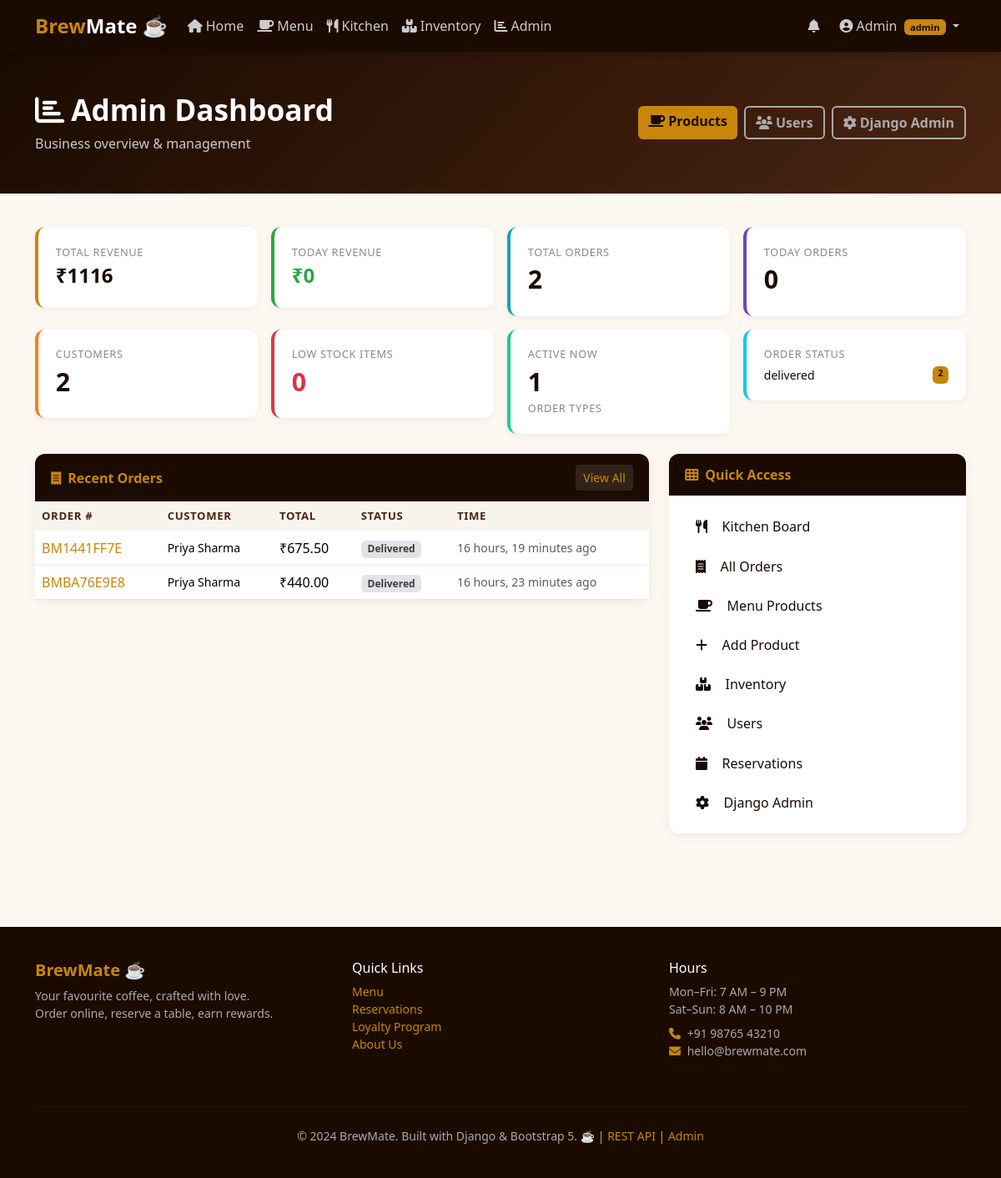
Screenshot of /admin-panel/ (signed in) with the database file from the repository.
### coffee/models.py (models this page shows, shortened)
class User(AbstractBaseUser, PermissionsMixin):
    ROLES = [
        ('customer', 'Customer'),
        ('staff',    'Staff'),
        ('admin',    'Admin'),
    ]
    email       = models.EmailField(unique=True, db_index=True)
    first_name  = models.CharField(max_length=50, default='')
    last_name   = models.CharField(max_length=50, blank=True, default='')
    phone       = models.CharField(max_length=15, blank=True, default='')
    role        = models.CharField(max_length=10, choices=ROLES,
                                   default='customer', db_index=True)
    avatar      = models.ImageField(upload_to='avatars/',
                                    blank=True, null=True, default=None)
    is_active   = models.BooleanField(default=True)
    is_staff    = models.BooleanField(default=False)
    date_joined = models.DateTimeField(default=timezone.now)
    USERNAME_FIELD  = 'email'
    REQUIRED_FIELDS = ['first_name']
    objects         = UserManager()
    class Meta:
        db_table = 'coffee_user'
    def get_full_name(self):
        return f'{self.first_name} {self.last_name}'.strip()

class Order(models.Model):
    STATUS = [
        ('pending',   'Pending'),
        ('confirmed', 'Confirmed'),
        ('preparing', 'Preparing'),
        ('ready',     'Ready'),
        ('delivered', 'Delivered'),
        ('cancelled', 'Cancelled'),
    ]
    ORDER_TYPE = [
        ('dine_in',  'Dine In'),
        ('takeaway', 'Takeaway'),
        ('delivery', 'Delivery'),
    ]
    order_number   = models.CharField(max_length=12, unique=True,
                                      blank=True, default='')
    user           = models.ForeignKey(
        User, on_delete=models.PROTECT, related_name='orders'
    )
    table          = models.ForeignKey(
        ShopTable, on_delete=models.SET_NULL,
        null=True, blank=True, default=None
    )
    order_type     = models.CharField(max_length=10, choices=ORDER_TYPE,
                                      default='dine_in')
    status         = models.CharField(max_length=15, choices=STATUS,
                                      default='pending', db_index=True)
    subtotal       = models.DecimalField(max_digits=10, decimal_places=2,
                                         default=Decimal('0.00'))
    discount       = models.DecimalField(max_digits=10, decimal_places=2,
                                         default=Decimal('0.00'))
    total          = models.DecimalField(max_digits=10, decimal_places=2,
                                         default=Decimal('0.00'))
    loyalty_used   = models.PositiveIntegerField(default=0)
    special_notes  = models.TextField(blank=True, default='')
    estimated_time = models.PositiveIntegerField(default=10)
    created_at     = models.DateTimeField(auto_now_add=True, db_index=True)
    updated_at     = models.DateTimeField(auto_now=True)
    class Meta:
        db_table = 'coffee_order'
        ordering = ['-created_at']

### coffee/views.py (the view)
# urls.py: path('admin-panel/',                   views.admin_home,            name='admin_home'),
@login_required
@role_required('admin')
def admin_home(request):
    today  = timezone.now().date()
    orders = Order.objects.all()
    return render(request, 'coffee/admin_home.html', {
        'total_revenue': orders.aggregate(r=Sum('total'))['r'] or 0,
        'today_revenue': orders.filter(
            created_at__date=today).aggregate(r=Sum('total'))['r'] or 0,
        'total_orders':  orders.count(),
        'today_orders':  orders.filter(created_at__date=today).count(),
        'total_users':   User.objects.filter(role='customer').count(),
        'low_stock':     Inventory.objects.filter(stock_quantity__lte=10).count(),
        'recent_orders': orders.select_related('user').order_by('-created_at')[:10],
        'status_stats':  orders.values('status').annotate(count=Count('id')),
    })

### coffee/context_processors.py (called while the page is built)
def global_context(request):
    cart_count  = 0
    notif_count = 0
    if request.user.is_authenticated:
        try:
            cart_count = Cart.objects.get(user=request.user).item_count
        except Cart.DoesNotExist:
            pass
        notif_count = Notification.objects.filter(
            user=request.user, is_read=False
        ).count()
    return {'cart_count': cart_count, 'notif_count': notif_count}

### coffee/templates/coffee/admin_home.html (shortened to what this page needs)
{% extends 'coffee/base.html' %}
{% block content %}
<div class="page-hero">
  <div class="container d-flex justify-content-between align-items-center flex-wrap gap-3">
    <div><h1><i class="fa fa-chart-bar me-2"></i>Admin Dashboard</h1><p class="mb-0" style="color:#ccc">Business overview & management</p></div>
    <div class="d-flex gap-2 flex-wrap">
      <a href="{% url 'admin_products' %}" class="btn btn-brew"><i class="fa fa-coffee me-1"></i>Products</a>
      <a href="{% url 'admin_users' %}" class="btn btn-brew-outline" style="border-color:#aaa;color:#aaa"><i class="fa fa-users me-1"></i>Users</a>
      <a href="/admin/" class="btn btn-brew-outline" style="border-color:#aaa;color:#aaa" target="_blank"><i class="fa fa-cog me-1"></i>Django Admin</a>
    </div>
  </div>
</div>
<div class="container pb-5">
  <div class="row g-3 mb-4">
    <div class="col-6 col-md-3"><div class="stat-card"><div class="stat-label">Total Revenue</div><div class="stat-value" style="font-size:1.5rem">₹{{ total_revenue|floatformat:0 }}</div></div></div>
    <div class="col-6 col-md-3"><div class="stat-card" style="border-color:#28a745"><div class="stat-label">Today Revenue</div><div class="stat-value" style="font-size:1.5rem;color:#28a745">₹{{ today_revenue|floatformat:0 }}</div></div></div>
    <div class="col-6 col-md-3"><div class="stat-card" style="border-color:#17a2b8"><div class="stat-label">Total Orders</div><div class="stat-value">{{ total_orders }}</div></div></div>
    <div class="col-6 col-md-3"><div class="stat-card" style="border-color:#6f42c1"><div class="stat-label">Today Orders</div><div class="stat-value">{{ today_orders }}</div></div></div>
    <div class="col-6 col-md-3"><div class="stat-card" style="border-color:#fd7e14"><div class="stat-label">Customers</div><div class="stat-value">{{ total_users }}</div></div></div>
    <div class="col-6 col-md-3"><div class="stat-card" style="border-color:#dc3545"><div class="stat-label">Low Stock Items</div><div class="stat-value" style="color:#dc3545">{{ low_stock }}</div></div></div>
    <div class="col-6 col-md-3"><div class="stat-card" style="border-color:#20c997"><div class="stat-label">Active Now</div><div class="stat-value">{{ status_stats|length }}</div><div class="stat-label">Order types</div></div></div>
    <div class="col-6 col-md-3">
      <div class="stat-card" style="border-color:#0dcaf0">
        <div class="stat-label">Order Status</div>
        {% for stat in status_stats %}
        <div class="d-flex justify-content-between small mt-1">
          <span>{{ stat.status }}</span><span class="badge" style="background:var(--brew-gold);color:var(--brew-dark)">{{ stat.count }}</span>
        </div>
        {% endfor %}
      </div>
    </div>
  </div>
  <div class="row g-4">
    <div class="col-lg-8">
      <div class="card">
        <div class="card-header-brew d-flex justify-content-between align-items-center">
          <span><i class="fa fa-receipt me-2"></i>Recent Orders</span>
          <a href="{% url 'staff_orders' %}" class="btn btn-sm" style="background:rgba(255,255,255,.1);color:var(--brew-gold)">View All</a>
        </div>
        <div class="card-body p-0">
          <div class="table-responsive">
            <table class="table mb-0">
              <thead><tr><th>Order #</th><th>Customer</th><th>Total</th><th>Status</th><th>Time</th></tr></thead>
              <tbody>
                {% for order in recent_orders %}
                <tr>
                  <td><a href="{% url 'order_detail' order.pk %}" class="fw-700" style="color:var(--brew-gold);text-decoration:none">{{ order.order_number }}</a></td>
                  <td class="small">{{ order.user.get_full_name }}</td>
                  <td class="fw-700">₹{{ order.total }}</td>
                  <td><span class="badge badge-{{ order.status }}">{{ order.get_status_display }}</span></td>
                  <td class="small text-muted">{{ order.created_at|timesince }} ago</td>
                </tr>
                {% endfor %}
              </tbody>
            </table>
          </div>
        </div>
      </div>
    </div>
    <div class="col-lg-4">
      <div class="card">
        <div class="card-header-brew"><i class="fa fa-th me-2"></i>Quick Access</div>
        <div class="card-body">
          <div class="sidebar-menu d-flex flex-column gap-1">
            <a href="{% url 'staff_home' %}"><i class="fa fa-utensils me-2"></i>Kitchen Board</a>
            <a href="{% url 'staff_orders' %}"><i class="fa fa-receipt me-2"></i>All Orders</a>
            <a href="{% url 'admin_products' %}"><i class="fa fa-coffee me-2"></i>Menu Products</a>
            <a href="{% url 'admin_add_product' %}"><i class="fa fa-plus me-2"></i>Add Product</a>
            <a href="{% url 'inventory' %}"><i class="fa fa-boxes me-2"></i>Inventory</a>
            <a href="{% url 'admin_users' %}"><i class="fa fa-users me-2"></i>Users</a>
            <a href="{% url 'admin_reservations' %}"><i class="fa fa-calendar me-2"></i>Reservations</a>
            <a href="/admin/" target="_blank"><i class="fa fa-cog me-2"></i>Django Admin</a>
          </div>
        </div>
      </div>
    </div>
  </div>
</div>
{% endblock %}

### coffee/templates/coffee/base.html (shortened to what this page needs)
<!DOCTYPE html>
<html lang="en">
<head>
  <link href="https://cdn.jsdelivr.net/npm/bootstrap@5.3.2/dist/css/bootstrap.min.css" rel="stylesheet">
  <link href="https://cdnjs.cloudflare.com/ajax/libs/font-awesome/6.4.0/css/all.min.css" rel="stylesheet">
</head>
<body>
{% if user.is_authenticated %}
<nav class="navbar navbar-expand-lg sticky-top">
  <div class="container">
    <a class="navbar-brand" href="{% url 'home' %}">Brew<span>Mate</span> ☕</a>
    <div class="collapse navbar-collapse" id="navMain">
      <ul class="navbar-nav me-auto">
        <li class="nav-item"><a class="nav-link" href="{% url 'home' %}"><i class="fa fa-home me-1"></i>Home</a></li>
        <li class="nav-item"><a class="nav-link" href="{% url 'menu' %}"><i class="fa fa-coffee me-1"></i>Menu</a></li>
        {% if user.role in 'staff admin' %}
        <li class="nav-item"><a class="nav-link" href="{% url 'staff_home' %}"><i class="fa fa-utensils me-1"></i>Kitchen</a></li>
        <li class="nav-item"><a class="nav-link" href="{% url 'inventory' %}"><i class="fa fa-boxes me-1"></i>Inventory</a></li>
        {% endif %}
        {% if user.role == 'admin' %}
        <li class="nav-item"><a class="nav-link" href="{% url 'admin_home' %}"><i class="fa fa-chart-bar me-1"></i>Admin</a></li>
        {% endif %}
      </ul>
      <ul class="navbar-nav align-items-center gap-2">
        <li class="nav-item">
          <a class="nav-link" href="{% url 'notifications' %}">
            <i class="fa fa-bell"></i>
          </a>
        </li>
        <li class="nav-item dropdown">
          <a class="nav-link dropdown-toggle" href="#" data-bs-toggle="dropdown">
            <i class="fa fa-user-circle me-1"></i>{{ user.first_name }}
            <span class="badge ms-1" style="background:var(--brew-gold);color:var(--brew-dark);font-size:.7rem">{{ user.role }}</span>
          </a>
        </li>
      </ul>
    </div>
  </div>
</nav>
{% endif %}
{% block content %}{% endblock %}
<footer>
  <div class="container">
    <div class="row">
      <div class="col-md-4 mb-3">
        <h5 style="color:var(--brew-gold);font-weight:800">BrewMate ☕</h5>
        <p class="small mt-2">Your favourite coffee, crafted with love.<br>Order online, reserve a table, earn rewards.</p>
      </div>
      <div class="col-md-4 mb-3">
        <h6 style="color:#fff">Quick Links</h6>
        <ul class="list-unstyled small mt-2">
          <li><a href="{% url 'menu' %}">Menu</a></li>
          <li><a href="{% url 'reservation' %}">Reservations</a></li>
          <li><a href="{% url 'loyalty' %}">Loyalty Program</a></li>
          <li><a href="{% url 'about' %}">About Us</a></li>
        </ul>
      </div>
      <div class="col-md-4 mb-3">
        <h6 style="color:#fff">Hours</h6>
        <ul class="list-unstyled small mt-2">
          <li>Mon–Fri: 7 AM – 9 PM</li>
          <li>Sat–Sun: 8 AM – 10 PM</li>
          <li class="mt-2"><i class="fa fa-phone me-1" style="color:var(--brew-gold)"></i> +91 98765 43210</li>
          <li><i class="fa fa-envelope me-1" style="color:var(--brew-gold)"></i> hello@brewmate.com</li>
        </ul>
      </div>
    </div>
    <hr style="border-color:#333; margin: 1.5rem 0">
    <div class="text-center small">
      &copy; 2024 BrewMate. Built with Django &amp; Bootstrap 5. ☕
      | <a href="/api/products/">REST API</a>
      | <a href="/admin/">Admin</a>
    </div>
  </div>
</footer>
</body>
</html>

### coffee/templates/coffee/base.html (style rules this page uses)
:root { --brew-dark: #1a0a00; --brew-brown: #4a2512; --brew-medium: #7b3f00; --brew-gold: #c8860a; --brew-light: #f5e6d3; --brew-cream: #fdf8f2; }
* { margin: 0; padding: 0; box-sizing: border-box; }
body { background: var(--brew-cream); color: var(--brew-dark); font-family: 'Segoe UI', sans-serif; }
.navbar { background: var(--brew-dark) !important; box-shadow: 0 2px 10px rgba(0,0,0,0.3); }
.navbar-brand { color: var(--brew-gold) !important; font-weight: 800; font-size: 1.5rem; }
.navbar-brand span { color: #fff; }
.nav-link { color: #ccc !important; transition: color .2s; }
.btn-brew { background: var(--brew-gold); color: var(--brew-dark); border: none; font-weight: 600; }
.btn-brew-outline { background: transparent; border: 2px solid var(--brew-gold); color: var(--brew-gold); font-weight: 600; }
.card { border: none; border-radius: 12px; box-shadow: 0 2px 15px rgba(0,0,0,0.07); }
.card-header-brew { background: var(--brew-dark); color: var(--brew-gold); border-radius: 12px 12px 0 0 !important; padding: .8rem 1.2rem; font-weight: 700; }
.stat-card { border-radius: 12px; padding: 1.3rem; border-left: 4px solid var(--brew-gold); background: #fff; box-shadow: 0 2px 10px rgba(0,0,0,0.06); }
.stat-card .stat-value { font-size: 1.9rem; font-weight: 700; color: var(--brew-dark); }
.stat-card .stat-label { font-size: .8rem; color: #888; text-transform: uppercase; letter-spacing: .05em; }
.badge-delivered { background: #e2e3e5; color: #383d41; }
footer { background: var(--brew-dark); color: #aaa; padding: 2.5rem 0; margin-top: 4rem; }
footer a { color: var(--brew-gold); text-decoration: none; }
.page-hero { background: linear-gradient(135deg, var(--brew-dark) 0%, var(--brew-brown) 100%); color: #fff; padding: 3rem 0; margin-bottom: 2.5rem; }
.page-hero h1 { font-weight: 800; font-size: 2.2rem; }
.sidebar-menu a { display: flex; align-items: center; gap: .6rem; padding: .6rem 1rem; border-radius: 8px; color: var(--brew-dark); text-decoration: none; font-weight: 500; transition: all .2s; }
.table th { background: #f8f4ed; color: var(--brew-brown); font-size: .82rem; text-transform: uppercase; letter-spacing: .05em; border: none; }
.table td { border-color: #f0e8dc; vertical-align: middle; }

### rows the page displays
User: first_name "Admin", role "admin"
Order: order_number "BM1441FF7E", user.get_full_name "Priya Sharma", total "675.50", status "Delivered", created_at "16 hours, 19 minutes"
Order: order_number "BMBA76E9E8", user.get_full_name "Priya Sharma", total "440.00", status "Delivered", created_at "16 hours, 23 minutes"

### other values shown
{{ total_revenue|floatformat:0 }} "1116"
{{ today_revenue|floatformat:0 }} "0"
{{ total_orders }} "2"
{{ today_orders }} "0"
{{ total_users }} "2"
{{ low_stock }} "0"
{{ status_stats|length }} "1"
{{ stat.status }} "delivered"
{{ stat.count }} "2"
